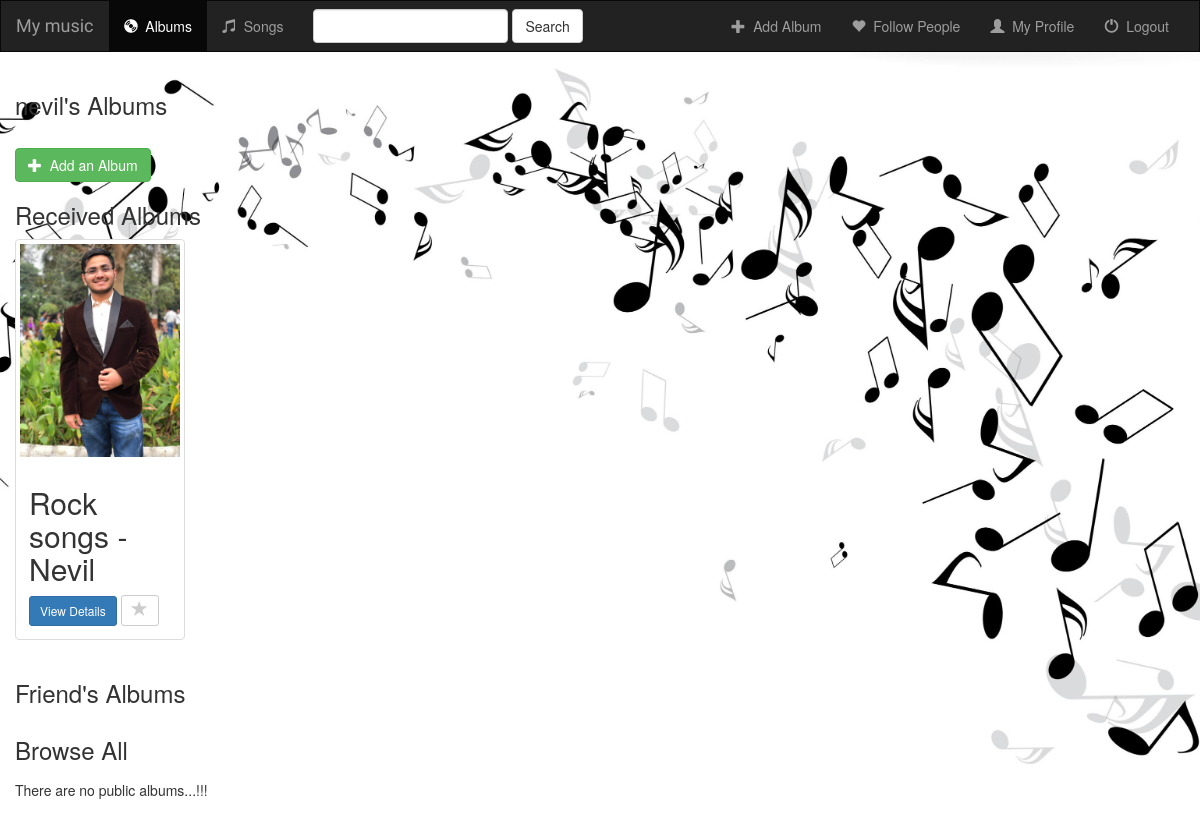
/ (signed in), run on the app's committed database.
### music/models.py (models this page shows)
class Shared_album(models.Model):
    owner = models.ForeignKey(User,on_delete=models.CASCADE,related_name='%(class)s_album_sender')
    receiver = models.ForeignKey(User, on_delete=models.CASCADE,related_name='%(class)s_album_receiver')
    album_title = models.ForeignKey(Album,on_delete=models.CASCADE)

class Album(models.Model):
    user = models.ForeignKey(User, default=1,on_delete=models.CASCADE)
    artist = models.CharField(max_length=250)
    album_title = models.CharField(max_length=500)
    genre = models.CharField(max_length=100)
    album_logo = models.FileField(upload_to="album_logos/")
    is_favorite = models.BooleanField(default=False)
    is_private = models.BooleanField(default=True,help_text="Is this a private album ? ")
    total_songs = models.IntegerField(default=0)
    shared = models.BooleanField(default=False)
    def __str__(self):
        return self.album_title + ' - ' + self.artist

### users/views.py (the view)
# urls.py: path('', user_views.index, name='index'),
def index(request):
    if not request.user.is_authenticated:
        return render(request, 'users/login.html')
    else:
        followee = Friend.objects.filter(follower=request.user)
        friends_albums = []
        for follo in followee:
            x = Album.objects.filter(Q(user=follo.followee)).exclude(is_private=True)
            friends_albums = chain(friends_albums,x)
        received_albums = Shared_album.objects.filter(receiver__username__exact=request.user.username)
        public_albums = Album.objects.exclude(user=request.user).filter(is_private=False)
        albums = Album.objects.filter(user=request.user)
        song_results = Song.objects.all()
        query = request.GET.get("q")
        if query:
            public_albums_search = public_albums.filter(
                Q(album_title__icontains=query) |
                Q(artist__icontains=query)
            ).distinct()
            own_albums_search = albums.filter(
                Q(album_title__icontains=query) |
                Q(artist__icontains=query)
            ).distinct()
            received_albums_search = received_albums.filter(
                Q(album_title__album_title__icontains=query) |
                Q(album_title__artist__icontains=query)
            ).distinct()
            song_results = song_results.filter(
                Q(song_title__icontains=query)
            ).distinct()
            return render(request, 'users/index.html', {
                'public_albums_search': public_albums_search,
                'received_albums_search' : received_albums_search,
                'own_albums_search': own_albums_search,
                'query':query,
                'songs': song_results,
            })
        else:
            context = {
                'albums': albums , # unique albums
                'received_albums': received_albums,
                'public_albums': public_albums,
                'friends_albums': friends_albums
            }
            return render(request, 'users/index.html', context )

### templates/users/index.html (shortened to what this page needs)
{% extends 'base.html' %}
{% block albums_active %}active{% endblock %}
{% block body %}
    <div class="albums-container container-fluid">
        {% if query %}
            <div class="row">
                <div class="col-sm-12">
                    <h3>{{ user.username }}'s Albums</h3>
                </div>
                {% if own_albums_search %}
                    {% for album in own_albums_search %}
                        <div class="col-sm-4 col-lg-2">
                            <div class="thumbnail">
                                <a href="{% url 'music:detail' album.id %}">
                                    <img src="{{ album.album_logo.url }}" class="img-responsive">
                                </a>
                                <div class="caption">
                                    <h2>{{ album.album_title }}</h2>
                                    <h4>{{ album.artist }}</h4>
                                    <a href="{% url 'music:detail' album.id %}" class="btn btn-primary btn-sm"
                                       role="button">View Details</a>
                                    <form action="{% url 'music:delete_album' album.id %}" method="post"
                                          style="display: inline;">
                                        {% csrf_token %}
                                        <input type="hidden" name="album_id" value="{{ album.id }}"/>
                                        <button type="submit" class="btn btn-default btn-sm">
                                            <span class="glyphicon glyphicon-trash"></span>
                                        </button>
                                    </form>
                                    <a href="{% url 'music:favorite_album' album.id %}"
                                       class="btn btn-default btn-sm btn-favorite" role="button">
                                        <span class="glyphicon glyphicon-star {% if album.is_favorite %}active{% endif %}"></span>
                                    </a>
                                    <a href="{% url 'music:share_album' album.id %}" class="btn btn-default btn-sm"
                                       role="button">
                                        <span class="glyphicon glyphicon-share-alt {% if album.is_shared %}active{% endif %}"></span>
                                    </a>
                                </div>
                            </div>
                        </div>
                        {% cycle '' '' '' '' '' '<div class="clearfix visible-lg"></div>' %}
                    {% endfor %}
                {% else %}
                    <div class="col-sm-12">
                        <br>
                        <h5>
                            couldn't find anything in the personal albums...!!!
                        </h5>
                    </div>
                {% endif %}
            </div>
            <div class="row">
                <div class="col-sm-12">
                    <h3>Received Albums</h3>
                </div>
                {% if received_albums_search %}
                    {% for album in received_albums_search %}
                        <div class="col-sm-4 col-lg-2">
                            <div class="thumbnail">
                                <a href="{% url 'music:share_album_detail' album.id %}">
                                    <img src="{{ album.album_title.album_logo.url }}" class="img-responsive">
                                </a>
                                <div class="caption">
                                    <h2>{{ album.album_title }}</h2>
                                    <h4>{{ album.artist }}</h4>
                                    <a href="{% url 'music:share_album_detail' album.id %}"
                                       class="btn btn-primary btn-sm"
                                       role="button">View Details</a>
                                    <a href="{% url 'music:favorite_album' album.id %}"
                                       class="btn btn-default btn-sm btn-favorite" role="button">
                                        <span class="glyphicon glyphicon-star {% if album.is_favorite %}active{% endif %}"></span>
                                    </a>
                                </div>
                            </div>
                        </div>
                        {% cycle '' '' '' '' '' '<div class="clearfix visible-lg"></div>' %}
                    {% endfor %}
                {% else %}
                    <div class="col-sm-12">
                        <h5>
                            Couldn't find anything in the received albums...!!!
                        </h5>
                        <br>
                    </div>
                {% endif %}
            </div>
            <div class="row">
                <div class="col-sm-12">
                    <h3>Browse All</h3>
                </div>
                {% if public_albums_search %}
                    {% for album in public_albums_search %}
                        <div class="col-sm-4 col-lg-2">
                            <div class="thumbnail">
                                <a href="{% url 'music:share_album_detail' album.id %}">
                                    <img src="{{ album.album_logo.url }}" class="img-responsive">
                                </a>
                                <div class="caption">
                                    <h2>{{ album.album_title }}</h2>
                                    <h4>{{ album.artist }}</h4>
                                    <a href="{% url 'music:share_album_detail' album.id %}"
                                       class="btn btn-primary btn-sm"
                                       role="button">View Details</a>
                                    <a href="{% url 'music:favorite_album' album.id %}"
                                       class="btn btn-default btn-sm btn-favorite" role="button">
                                        <span class="glyphicon glyphicon-star {% if album.is_favorite %}active{% endif %}"></span>
                                    </a>
                                </div>
                            </div>
                        </div>
                        {% cycle '' '' '' '' '' '<div class="clearfix visible-lg"></div>' %}
                    {% endfor %}
                {% else %}
                    <div class="col-sm-12">
                        <h5>
                            Couldn't find anything in the public albums...!!!
                        </h5>
                        <br>
                    </div>
                {% endif %}
            </div>
        {% else %}
            <div class="row">
                <div class="col-sm-12">
                    <h3>{{ user.username }}'s Albums</h3>
                </div>
                {% if albums %}
                    {% for album in albums %}
                        <div class="col-sm-4 col-lg-2">
                            <div class="thumbnail">
                                <a href="{% url 'music:detail' album.id %}">
                                    <img src="{{ album.album_logo.url }}" class="img-responsive">
                                </a>
                                <div class="caption">
                                    <h2>{{ album.album_title }}</h2>
                                    <h4>{{ album.artist }}</h4>
                                    <a href="{% url 'music:detail' album.id %}" class="btn btn-primary btn-sm"
                                       role="button">View Details</a>
                                    <form action="{% url 'music:delete_album' album.id %}" method="post"
                                          style="display: inline;">
                                        {% csrf_token %}
                                        <input type="hidden" name="album_id" value="{{ album.id }}"/>
                                        <button type="submit" class="btn btn-default btn-sm">
                                            <span class="glyphicon glyphicon-trash"></span>
                                        </button>
                                    </form>
                                    <a href="{% url 'music:favorite_album' album.id %}"
                                       class="btn btn-default btn-sm btn-favorite" role="button">
                                        <span class="glyphicon glyphicon-star {% if album.is_favorite %}active{% endif %}"></span>
                                    </a>
                                    <a href="{% url 'music:share_album' album.id %}" class="btn btn-default btn-sm"
                                       role="button">
                                        <span class="glyphicon glyphicon-share-alt {% if album.is_shared %}active{% endif %}"></span>
                                    </a>
                                </div>
                            </div>
                        </div>
                        {% cycle '' '' '' '' '' '<div class="clearfix visible-lg"></div>' %}
                    {% endfor %}
                {% else %}
                    <div class="col-sm-12">
                        <br>
                        <a href="{% url 'music:create_album' %}">
                            <button type="button" class="btn btn-success">
                                <span class="glyphicon glyphicon-plus"></span>&nbsp; Add an Album
                            </button>
                        </a>
                    </div>
                {% endif %}
            </div>
            <div class="row">
                <div class="col-sm-12">
                    <h3>Received Albums</h3>
                </div>
                {% if received_albums %}
                    {% for album in received_albums %}
                        <div class="col-sm-4 col-lg-2">
                            <div class="thumbnail">
                                <a href="{% url 'music:share_album_detail' album.id %}">
                                    <img src="{{ album.album_title.album_logo.url }}" class="img-responsive">
                                </a>
                                <div class="caption">
                                    <h2>{{ album.album_title }}</h2>
                                    <a href="{% url 'music:share_album_detail' album.id %}"
                                       class="btn btn-primary btn-sm"
                                       role="button">View Details</a>
                                    <a href="{% url 'music:favorite_album' album.id %}"
                                       class="btn btn-default btn-sm btn-favorite" role="button">
                                        <span class="glyphicon glyphicon-star {% if album.is_favorite %}active{% endif %}"></span>
                                    </a>
                                </div>
                            </div>
                        </div>
                    {% endfor %}
                {% endif %}
            </div>
            <div class="row">
                <div class="col-sm-12">
                    <h3>Friend's Albums</h3>
                </div>
            </div>
            <div class="row">
                <div class="col-sm-12">
                    <h3>Browse All</h3>
                </div>
                {% if public_albums %}
                    {% for album in public_albums %}
                        <div class="col-sm-4 col-lg-2">
                            <div class="thumbnail">
                                <a href="{% url 'music:share_album_detail' album.id %}">
                                    <img src="{{ album.album_logo.url }}" class="img-responsive">
                                </a>
                                <div class="caption">
                                    <h2>{{ album.album_title }}</h2>
                                    <h4>{{ album.artist }}</h4>
                                    <a href="{% url 'music:share_album_detail' album.id %}"
                                       class="btn btn-primary btn-sm"
                                       role="button">View Details</a>
                                    <a href="{% url 'music:favorite_album' album.id %}"
                                       class="btn btn-default btn-sm btn-favorite" role="button">
                                        <span class="glyphicon glyphicon-star {% if album.is_favorite %}active{% endif %}"></span>
                                    </a>
                                </div>
                            </div>
                        </div>
                        {% cycle '' '' '' '' '' '<div class="clearfix visible-lg"></div>' %}
                    {% endfor %}
                {% else %}
                    <div class="col-sm-12">
                        <h5>
                            There are no public albums...!!!
                        </h5>
                        <br>
                    </div>
                {% endif %}
            </div>
        {% endif %}
    </div>
{% endblock %}

### static/music/style.css (style rules this page uses)
body { background: url("images/background.jpg"); height: 100%; background-position: center; background-repeat: no-repeat; background-size: cover; }
html { height: 100%; }
.glyphicon-star { color: #CCCCCC; font-size: 16px; }

### data on the page
Shared_album: album_title.album_logo (picture), album_title "Rock songs - Nevil"

### other printed values
{{ user.username }} "nevil"
